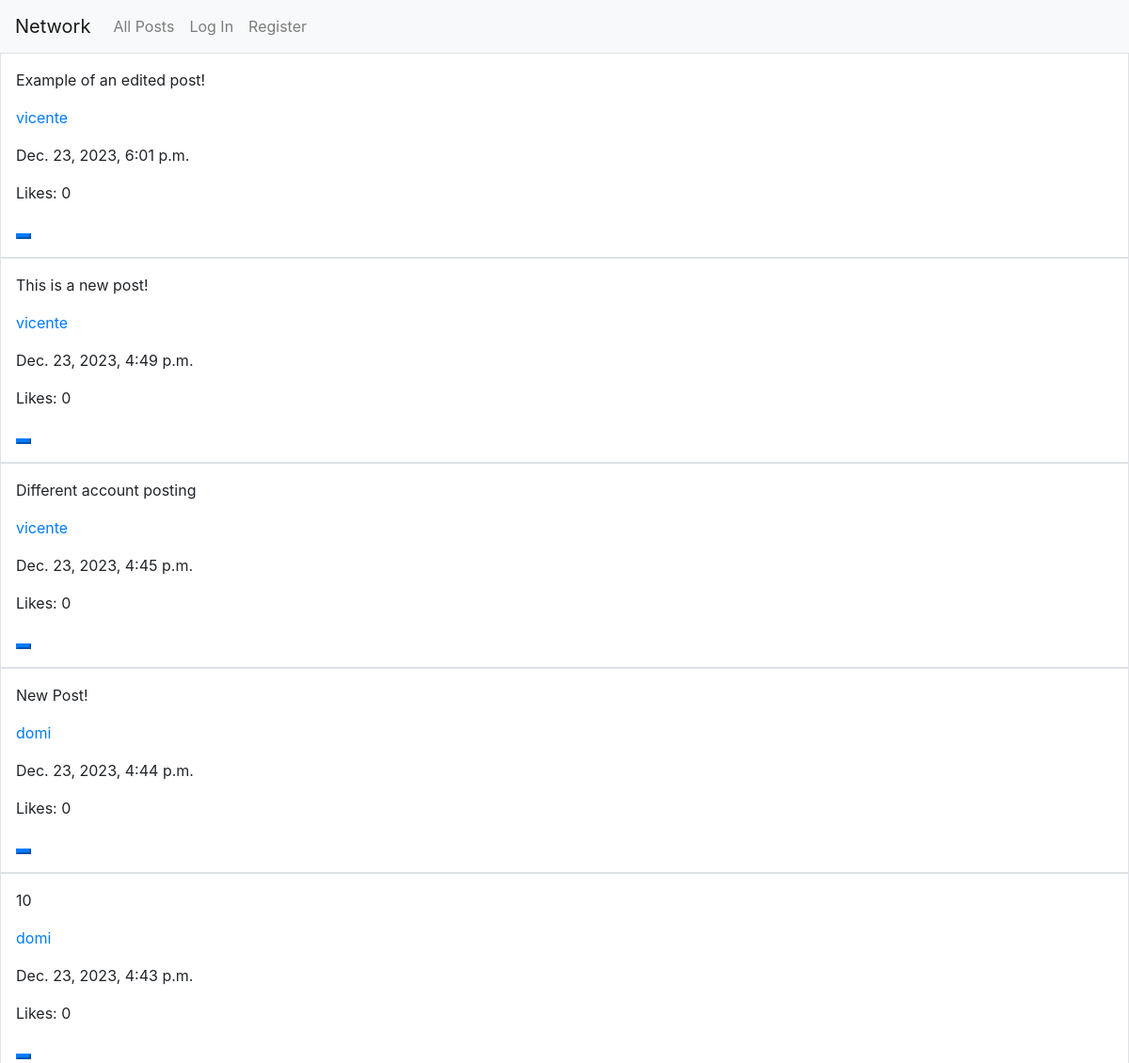
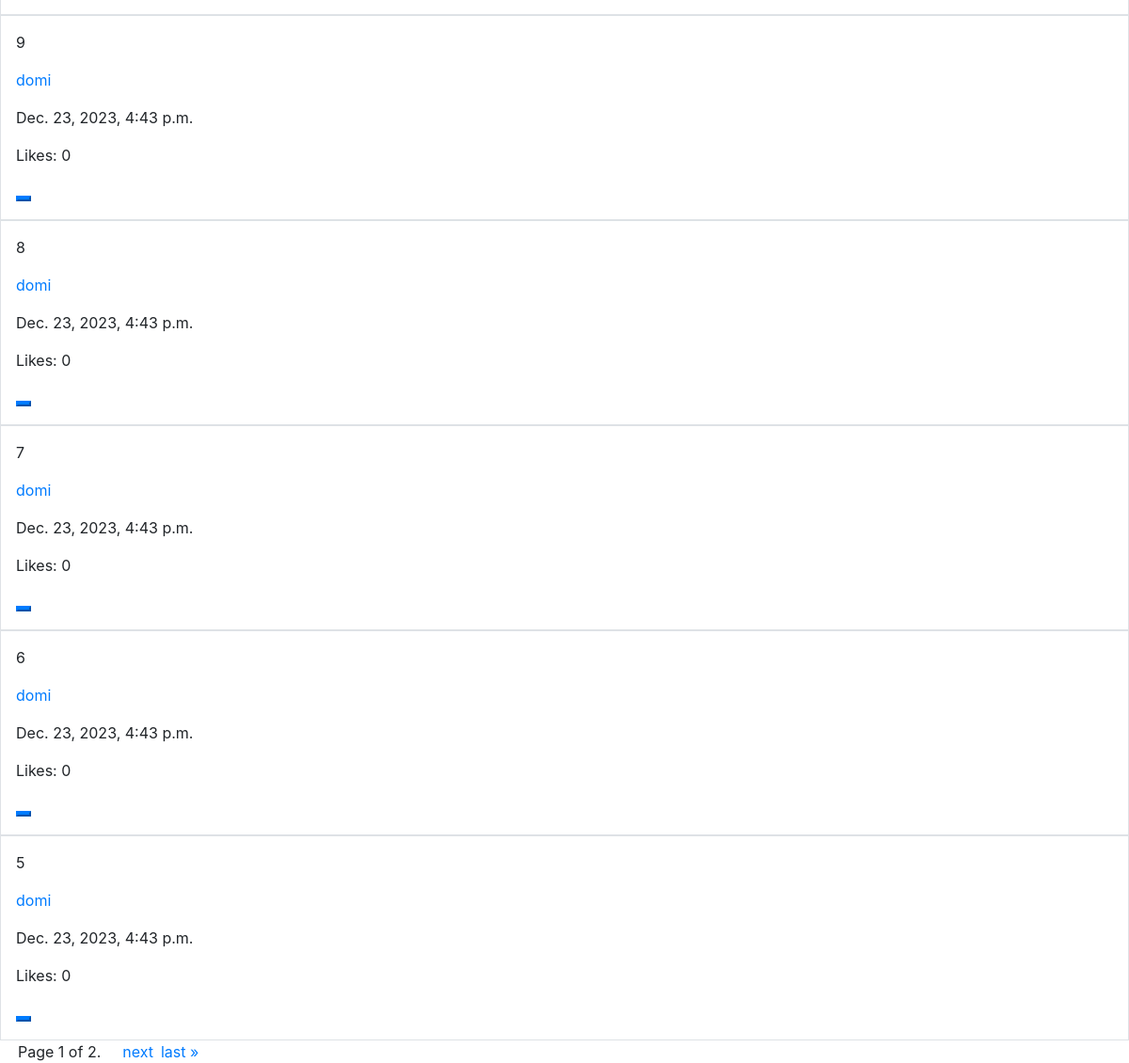
Screenshot of /all_post with the database file from the repository (2 pictures, top to bottom).
### network/models.py (models this page shows)
class Post(models.Model):
    text_content = models.TextField(max_length=256, blank=False)
    user = models.ForeignKey(User,on_delete=models.CASCADE, related_name="user")
    date = models.DateTimeField(auto_now_add=True)
    likes = models.IntegerField(default=0)
    liked_by = models.ManyToManyField(User, related_name="liked_by")

class User(AbstractUser):
    pass

### network/views.py (the view)
# urls.py: path("all_post", views.all_post, name="all_post"),
def all_post(request):
    posts = Post.objects.all().order_by("-date")
    paginator = Paginator(posts, 10)
    page_number = request.GET.get("page")
    page_obj = paginator.get_page(page_number)
    return render(request, "network/all_post.html", {
        "page_obj": page_obj
    })

### network/templates/network/all_post.html (shortened to what this page needs)
{% extends "network/layout.html" %}
{% load static %}
{% load widget_tweaks %}
{% block body %}
{% for post in page_obj %}
    <div id="{{post.id}}" class="container-fluid border p-3 m-0">
        <p>{{ post.text_content }}</p>
        <a href="{% url 'profile_page' post.user.id %}">
            <p>{{ post.user.username }}</p>
        <a>
        <p>{{ post.date }}</p>
        <p class="like">Likes: {{ post.likes }}</p>
    </div>
{% endfor %}
<div class="pagination">
    <span class="step-links container-fluid">
        <span class="current  ml-1 mr-1">
            Page {{ page_obj.number }} of {{ page_obj.paginator.num_pages }}.
        </span>
        {% if page_obj.has_next %}
            <a href="?page={{ page_obj.next_page_number }}"  class="ml-1 mr-1">next</a>
            <a href="?page={{ page_obj.paginator.num_pages }}"  class="ml-1 mr-1">last &raquo;</a>
        {% endif %}
    </span>
</div>
{% endblock %}

### network/templates/network/layout.html (shortened to what this page needs)
{% load static %}
<!DOCTYPE html>
<html lang="en">
    <head>
        <link rel="stylesheet" href="https://stackpath.bootstrapcdn.com/bootstrap/4.4.1/css/bootstrap.min.css">
        <link href="{% static 'network/styles.css' %}" rel="stylesheet">
    </head>
    <body>
        <nav class="navbar navbar-expand-lg navbar-light bg-light">
            <a class="navbar-brand" href="{% url 'index' %}">Network</a>
            <div>
              <ul class="navbar-nav mr-auto">
                <li class="nav-item">
                  <a class="nav-link" href="{% url 'all_post' %}">All Posts</a>
                </li>
                {% if user.is_authenticated %}
                    <li class="nav-item">
                        <a class="nav-link" href="{% url 'following' %}">Following</a>
                    </li>
                    <li class="nav-item">
                        <a class="nav-link" href="{% url 'logout' %}">Log Out</a>
                    </li>
                {% else %}
                    <li class="nav-item">
                        <a class="nav-link" href="{% url 'login' %}">Log In</a>
                    </li>
                    <li class="nav-item">
                        <a class="nav-link" href="{% url 'register' %}">Register</a>
                    </li>
                {% endif %}
              </ul>
            </div>
          </nav>
        <div class="body">
            {% block body %}
            {% endblock %}
        </div>
    </body>
</html>

### rows the page displays
Post: text_content "Example of an edited post!", user.username "vicente", date "Dec. 23, 2023, 6:01 p.m.", likes "0"
Post: text_content "This is a new post!", user.username "vicente", date "Dec. 23, 2023, 4:49 p.m.", likes "0"
Post: text_content "Different account posting", user.username "vicente", date "Dec. 23, 2023, 4:45 p.m.", likes "0"
Post: text_content "New Post!", user.username "domi", date "Dec. 23, 2023, 4:44 p.m.", likes "0"
Post: text_content "10", user.username "domi", date "Dec. 23, 2023, 4:43 p.m.", likes "0"
Post: text_content "9", user.username "domi", date "Dec. 23, 2023, 4:43 p.m.", likes "0"
Post: text_content "8", user.username "domi", date "Dec. 23, 2023, 4:43 p.m.", likes "0"
Post: text_content "7", user.username "domi", date "Dec. 23, 2023, 4:43 p.m.", likes "0"
Post: text_content "6", user.username "domi", date "Dec. 23, 2023, 4:43 p.m.", likes "0"
Post: text_content "5", user.username "domi", date "Dec. 23, 2023, 4:43 p.m.", likes "0"

### other values shown
{{ page_obj.number }} "1"
{{ page_obj.paginator.num_pages }} "2"
